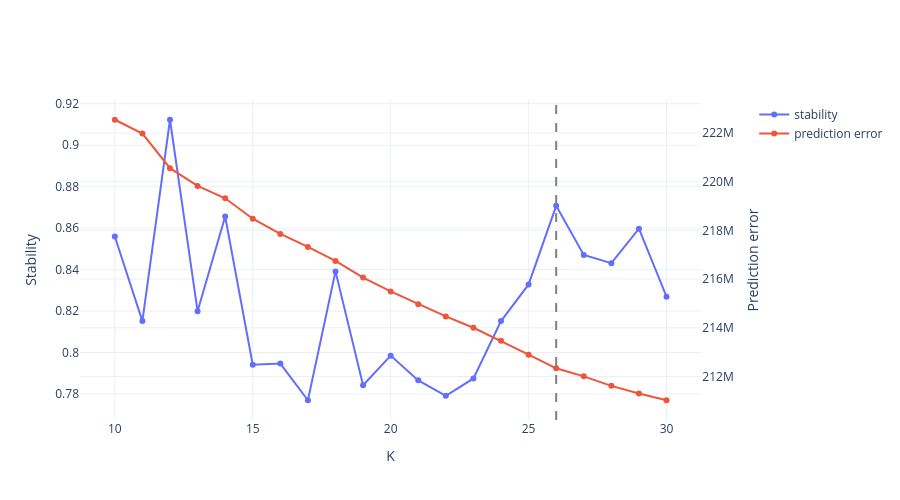

Notebook code cell kept with this figure:
### Markdown cell above
## Run the exploratory K sweep

The sweep runs cNMF preparation, factorization, combination, and the K-selection plot. Review the generated command first; use the tmux option for a resumable background run.

### Code cell
if RUN_SWEEP:
    if RUN_IN_TMUX:
        sweep_launcher = write_cnmf_tmux_scripts(CONFIG_PATH, LINEAGE, config, spec, paths, mode="sweep")
        display(pd.Series(sweep_launcher, name="sweep tmux launcher"))
        print("Paste into a terminal:")
        print(sweep_launcher["launch_command"])
        print("Then attach with:")
        print(sweep_launcher["attach_command"])
    else:
        if not paths.counts_h5ad.exists():
            export_lineage_counts(config, spec, paths)
        run_sweep(config, spec, paths)
else:
    print("Set RUN_SWEEP=True to run or resume the K sweep.")

if bool(cnmf_status(spec, paths).set_index("stage").loc["k_selection", "complete"]):
    k_stats = load_k_selection_stats(paths)
    display(k_stats)
    plot_k_selection(k_stats, selected_k=spec.selected_k).show()
else:
    print("K-selection outputs are not present yet.")

### Figure 1 — Plotly figure (JSON) as saved in the notebook; plotly's stock layout.template omitted (floating-point values rounded to 4 significant figures)
{"data": [{"mode": "lines+markers", "name": "stability", "type": "scatter", "x": [10.0, 11.0, 12.0, 13.0, 14.0, 15.0, 16.0, 17.0, 18.0, 19.0, 20.0, 21.0, 22.0, 23.0, 24.0, 25.0, 26.0, 27.0, 28.0, 29.0, 30.0], "xaxis": "x", "y": [0.856, 0.8152, 0.9123, 0.82, 0.8656, 0.7941, 0.7947, 0.777, 0.8392, 0.7842, 0.7985, 0.7866, 0.7791, 0.7875, 0.8152, 0.8329, 0.8708, 0.847, 0.8431, 0.8598, 0.827], "yaxis": "y"}, {"mode": "lines+markers", "name": "prediction error", "type": "scatter", "x": [10.0, 11.0, 12.0, 13.0, 14.0, 15.0, 16.0, 17.0, 18.0, 19.0, 20.0, 21.0, 22.0, 23.0, 24.0, 25.0, 26.0, 27.0, 28.0, 29.0, 30.0], "xaxis": "x", "y": [222500000.0, 222000000.0, 220600000.0, 219800000.0, 219300000.0, 218500000.0, 217900000.0, 217300000.0, 216700000.0, 216100000.0, 215500000.0, 215000000.0, 214500000.0, 214000000.0, 213500000.0, 212900000.0, 212300000.0, 212000000.0, 211600000.0, 211300000.0, 211000000.0], "yaxis": "y2"}], "layout": {"height": 500, "shapes": [{"line": {"color": "gray", "dash": "dash"}, "type": "line", "x0": 26, "x1": 26, "xref": "x", "y0": 0, "y1": 1, "yref": "y domain"}], "width": 900, "xaxis": {"anchor": "y", "domain": [0, 0.94], "title": {"text": "K"}}, "yaxis": {"anchor": "x", "domain": [0, 1], "title": {"text": "Stability"}}, "yaxis2": {"anchor": "x", "overlaying": "y", "side": "right", "title": {"text": "Prediction error"}}}}
